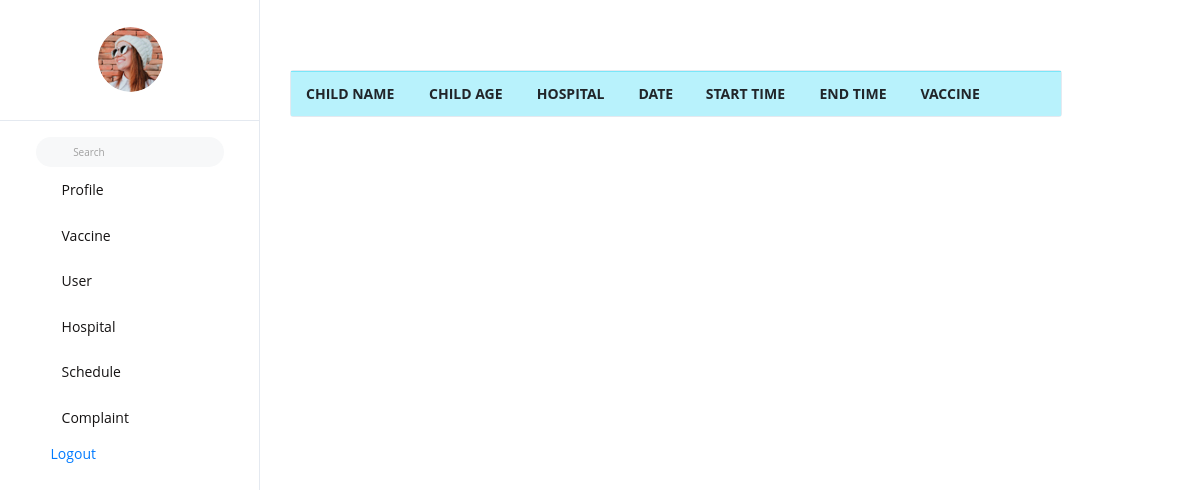
Before: /view_book_appointments/ with the older database file.
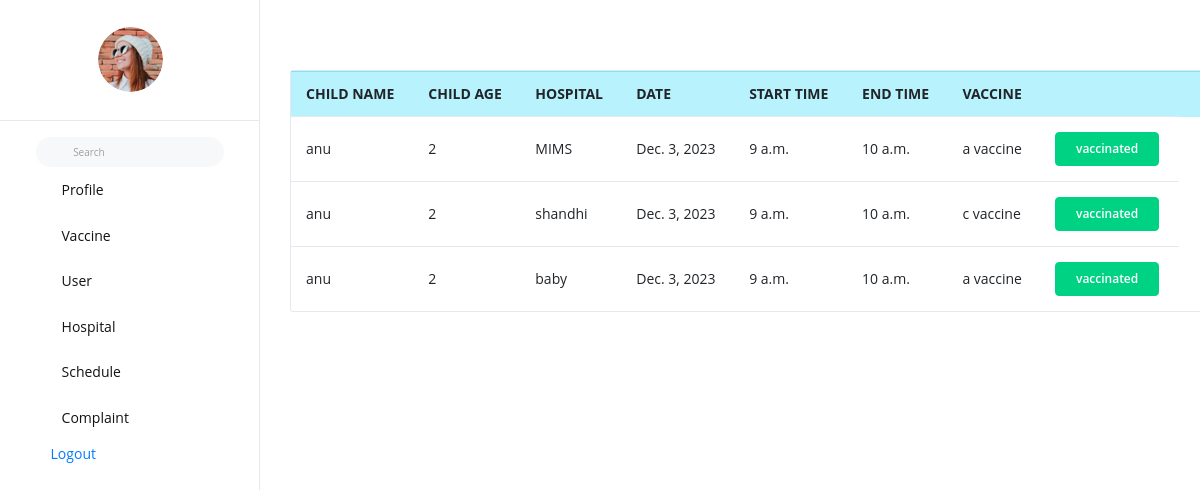
After: the same page with the newer database file.
### vacapp/models.py (models this page shows)
class Book_Appointment(models.Model):
    user = models.ForeignKey(Vaccination, on_delete=models.CASCADE)
    schedule = models.ForeignKey(Appointment, on_delete=models.CASCADE)
    status = models.IntegerField(default=0)
    vaccine_name = models.CharField(max_length=250, blank=True, null=True)
    vaccinated = models.BooleanField(default=False)

class Vaccination(AbstractUser):
    is_user = models.BooleanField(default=False)
    is_nurse = models.BooleanField(default=False)
    child_name = models.CharField(max_length=250)
    name = models.CharField(max_length=250)
    hospital = models.CharField(max_length=250)
    child_age = models.IntegerField(blank=True, null=True)
    address = models.CharField(max_length=100)
    gender = models.CharField(max_length=25)

class Appointment(models.Model):
    date = models.DateField(blank=True, null=True)
    hospital = models.ForeignKey(Hospital, on_delete=models.CASCADE)
    start_time = models.TimeField(blank=True, null=True)
    end_time = models.TimeField(blank=True, null=True)
    vaccine = models.ForeignKey(Vaccine, on_delete=models.CASCADE)

class Hospital(models.Model):
    name = models.CharField(max_length=250,blank=True, null=True)
    place = models.CharField(max_length=20,blank=True, null=True)
    email = models.EmailField()
    contact = models.CharField(max_length=20,blank=True, null=True)
    def __str__(self):
        return self.name or f"Hospital {self.id}"

class Vaccine(models.Model):
    vaccine_name = models.CharField(max_length=250, blank=True, null=True)
    type = models.CharField(max_length=250, blank=True, null=True)
    description = models.CharField(max_length=250, blank=True, null=True)
    def __str__(self):
        return self.vaccine_name or f"Vaccine {self.id}"

### vacapp/nurse_views.py (the view)
# urls.py: path('view_book_appointments/', nurse_views.view_book_appointments, name='view_book_appointments'),
def view_book_appointments(request):
    new = Book_Appointment.objects.filter(status=1).order_by('schedule__date')
    return render(request, 'nursetemp/view_book_appointments.html', {"new": new})

### templates/nursetemp/view_book_appointments.html (shortened to what this page needs)
{% extends 'nursetemp/base.html' %}
{% load crispy_forms_tags %}
{% block content %}
<div class="card" style="margin-left:30px;margin-top:70px;">
 <table class="table">
  <tbody>
  <tr class="table-info">
      <th scope="col">CHILD NAME</th>
      <th scope="col">CHILD AGE</th>
      <th scope="col">HOSPITAL</th>
      <th scope="col">DATE</th>
      <th scope="col">START TIME</th>
      <th scope="col">END TIME</th>
      <th scope="col">VACCINE</th>
      <th scope="col"></th>
      <th scope="col"></th>
    </tr>
  {% for i in new %}
  <tr>
      <td>{{i.user.child_name}}</td>
      <td>{{i.user.child_age}}</td>
      <td>{{i.schedule.hospital}}</td>
      <td>{{i.schedule.date}}</td>
      <td>{{i.schedule.start_time}}</td>
      <td>{{i.schedule.end_time}}</td>
      <td>{{i.schedule.vaccine}}</td>
      <td>
          {% if i.vaccinated == 0 %}
          <a href="{% url 'vaccination' i.id %}">
              <button type="button" style="display:inline">Mark Vaccinated</button></a>
           {% else %}
         <button type="button" class="btn btn-success">vaccinated</button>
      </td>
  </tr>
  {% endif %}
      {% endfor %}
 </table>
</div>
  {% endblock %}

Changed rows visible on the page:
added Book_Appointment: user.child_name "anu", user.child_age "2", schedule.hospital "MIMS", schedule "Dec. 3, 2023", schedule.start_time "9 a.m.", schedule.end_time "10 a.m.", schedule.vaccine "a vaccine", vaccinated "vaccinated"
added Book_Appointment: user.child_name "anu", user.child_age "2", schedule.hospital "shandhi", schedule "Dec. 3, 2023", schedule.start_time "9 a.m.", schedule.end_time "10 a.m.", schedule.vaccine "c vaccine", vaccinated "vaccinated"
added Book_Appointment: user.child_name "anu", user.child_age "2", schedule.hospital "baby", schedule "Dec. 3, 2023", schedule.start_time "9 a.m.", schedule.end_time "10 a.m.", schedule.vaccine "a vaccine", vaccinated "vaccinated"
